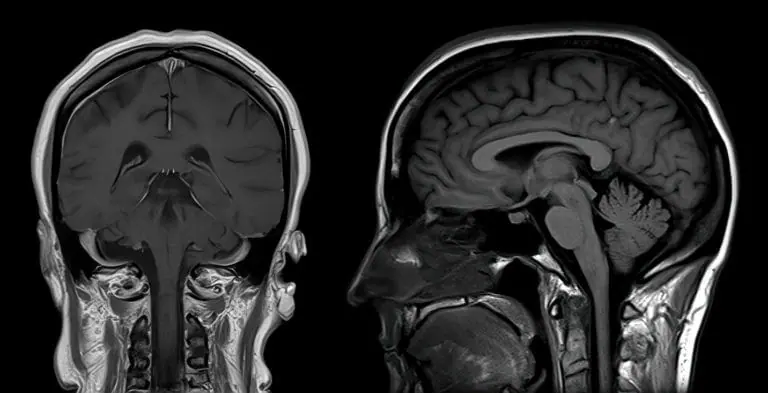
#> input picture mri.jpeg, 768 x 393 px
$ jupyter execute MRI.ipynb   (older library calls are emulated)
#> lines starting #> are read from the running program, lines starting #| are printed output that depends on the picture; after the words box and inside, x2 and y2 are one past the last pixel; in counts of white or black regions, pixels touching at a corner belong together
# Lab 4: MRI Brain Scan Processing & Tumor Detection

**Objective:**
- Sharpen MRI images to enhance structural details
- Detect circular tumor-like patterns using template matching
- Analyze the effect of template rotation on detection accuracy
- Compare edge detection with sharpening

[cell 1]
# Task 1: Load and Display MRI Image
import cv2
import numpy as np
from matplotlib import pyplot as plt

# Load the provided MRI image
image = cv2.imread('mri.jpeg', cv2.IMREAD_GRAYSCALE)
#> image: shape (393, 768); min 0, max 255, mean 41.7
if image is None:
    raise Exception('Image not found!')
plt.figure(figsize=(8,6))
plt.imshow(image, cmap='gray')
plt.title('Original MRI Brain Scan')
plt.axis('off')
plt.show()

[cell 2]
# Task 2: Sharpening Images (Convolution)
sharpen_kernel = np.array([[0, -1, 0],
                           [-1, 5, -1],
                           [0, -1, 0]])
sharpened = cv2.filter2D(image, -1, sharpen_kernel)
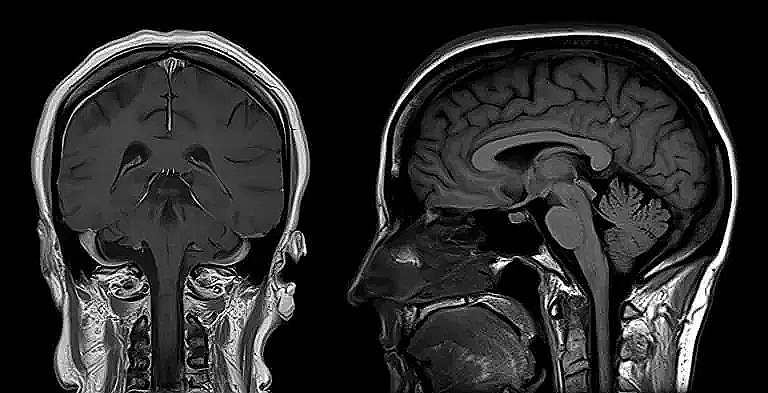
#> sharpened: shape (393, 768); min 0, max 255, mean 42.8

plt.figure(figsize=(12,6))
plt.subplot(1,2,1)
plt.imshow(image, cmap='gray')
plt.title('Original MRI')
plt.axis('off')
plt.subplot(1,2,2)
plt.imshow(sharpened, cmap='gray')
plt.title('Sharpened MRI')
plt.axis('off')
plt.show()
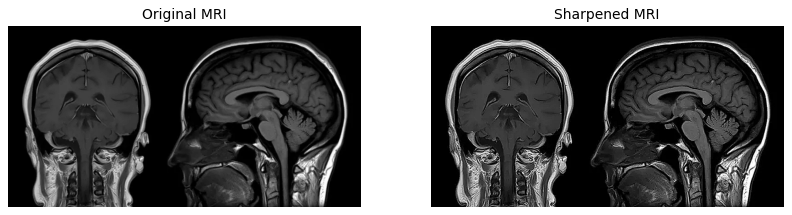
#> figure drawn by matplotlib, 2 panels

[cell 3]
# Task 3: Pattern Detection (Correlation)
# Create a circular template (simulating a tumor)
template_radius = 30
template = np.zeros((2*template_radius, 2*template_radius), dtype=np.uint8)
cv2.circle(template, (template_radius, template_radius), template_radius, 255, -1)
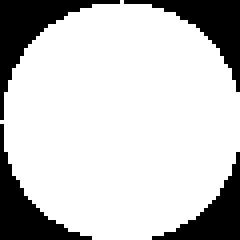
#> template: shape (60, 60) (shown 4 times larger); 78.3% white; 4 black regions, box (x1, y1, x2, y2) and area: (0, 0, 30, 30) 225, (31, 0, 60, 23) 195, (0, 31, 23, 60) 195, (38, 38, 60, 60) 166

# Perform template matching (correlation)
result = cv2.matchTemplate(image, template, cv2.TM_CCOEFF_NORMED)
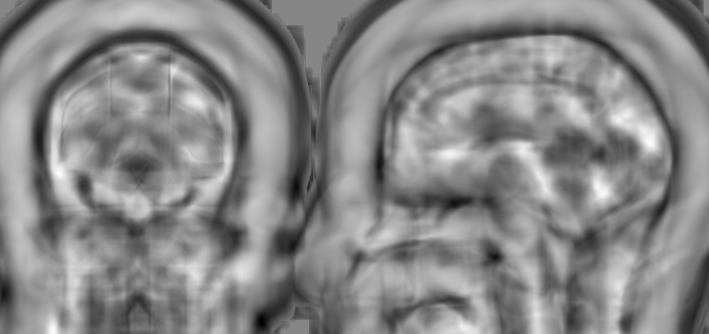
#> result: shape (334, 709) float32; min -0.569, max 0.507, mean 0.00481; drawn with min black and max white

plt.figure(figsize=(12,6))
plt.subplot(1,2,1)
plt.imshow(template, cmap='gray')
plt.title('Circular Template')
plt.axis('off')
plt.subplot(1,2,2)
plt.imshow(result, cmap='hot')
plt.title('Correlation Output (Tumor Detection)')
plt.axis('off')
plt.show()

[cell 4]
# Highlight detected region with a rectangle box
# Find the location of highest correlation (most likely tumor region)
min_val, max_val, min_loc, max_loc = cv2.minMaxLoc(result)
#> min_val = -0.569; max_val = 0.507; min_loc = (261, 320); max_loc = (59, 173)

# Draw rectangle on the original image
highlighted = cv2.cvtColor(image, cv2.COLOR_GRAY2BGR)
h, w = template.shape
#> h = 60; w = 60
cv2.rectangle(highlighted, max_loc, (max_loc[0]+w, max_loc[1]+h), (0,255,255), 3)
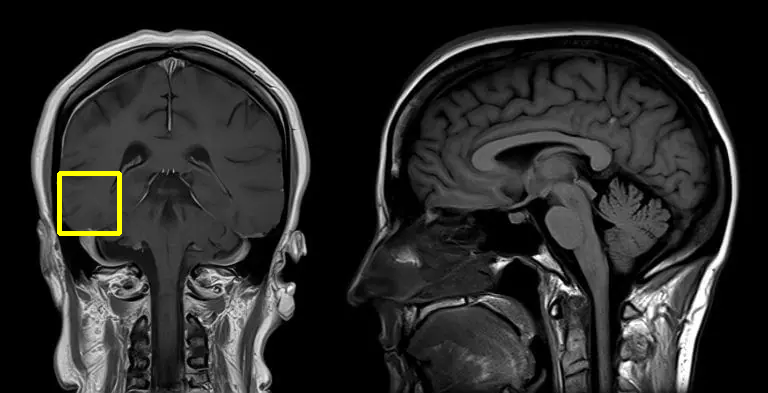
#> highlighted: shape (393, 768, 3); mean B, G, R 41.6, 42.6, 42.6

plt.figure(figsize=(8,6))
plt.imshow(highlighted)
plt.title('Detected Region Highlighted')
plt.axis('off')
plt.show()

[cell 5]
# Task 4: Rotation Experiment
# Rotate template by 45° and 90°
rot45 = cv2.warpAffine(template, cv2.getRotationMatrix2D((template_radius, template_radius), 45, 1), (2*template_radius, 2*template_radius))
rot90 = cv2.warpAffine(template, cv2.getRotationMatrix2D((template_radius, template_radius), 90, 1), (2*template_radius, 2*template_radius))

# Correlation with rotated templates
result45 = cv2.matchTemplate(image, rot45, cv2.TM_CCOEFF_NORMED)
result90 = cv2.matchTemplate(image, rot90, cv2.TM_CCOEFF_NORMED)

plt.figure(figsize=(18,6))
plt.subplot(1,3,1)
plt.imshow(result, cmap='hot')
plt.title('Original Template Correlation')
plt.axis('off')
plt.subplot(1,3,2)
plt.imshow(result45, cmap='hot')
plt.title('45° Rotated Template Correlation')
plt.axis('off')
plt.subplot(1,3,3)
plt.imshow(result90, cmap='hot')
plt.title('90° Rotated Template Correlation')
plt.axis('off')
plt.show()

[cell 6]
# Optional Challenge: Edge Detection
sobelx = cv2.Sobel(image, cv2.CV_64F, 1, 0, ksize=5)
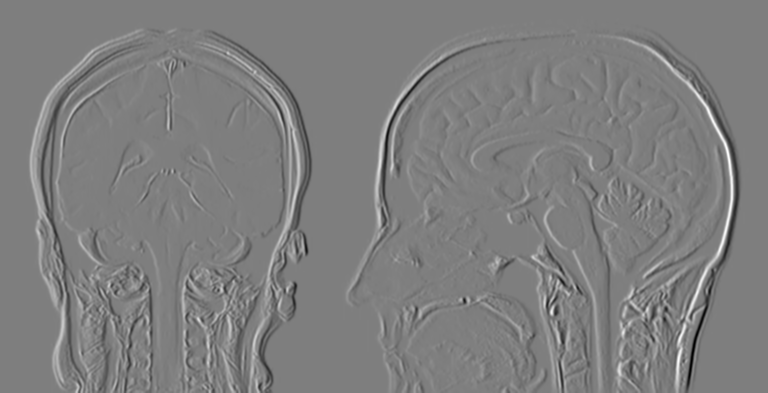
#> sobelx: shape (393, 768) float64; min -10505, max 10622, mean 0; drawn with min black and max white
sobely = cv2.Sobel(image, cv2.CV_64F, 0, 1, ksize=5)
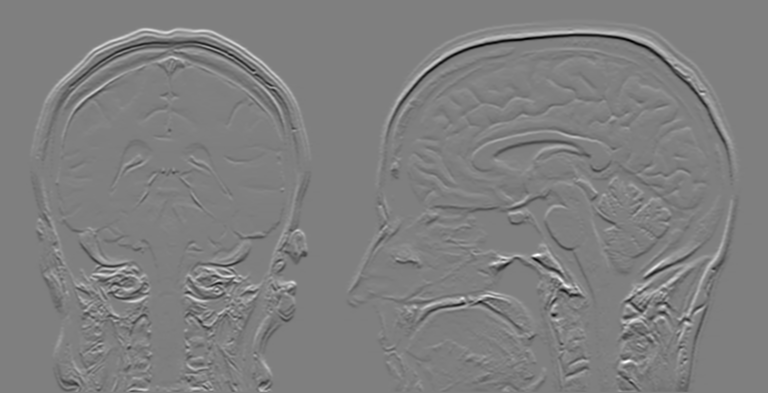
#> sobely: shape (393, 768) float64; min -9663, max 9685, mean 11.5; drawn with min black and max white
laplacian = cv2.Laplacian(image, cv2.CV_64F)
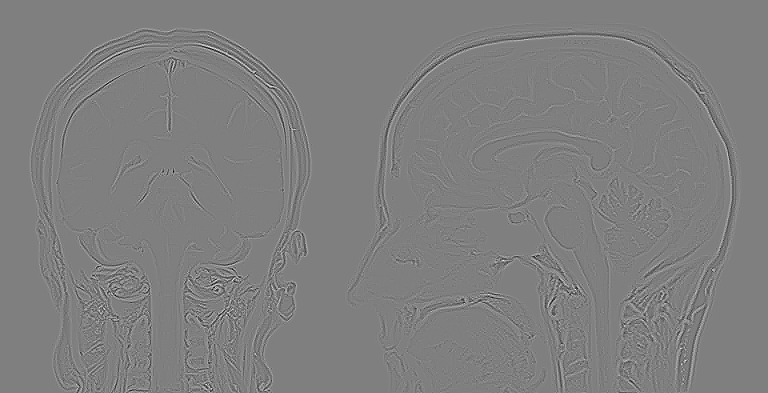
#> laplacian: shape (393, 768) float64; min -276, max 276, mean 0; drawn with min black and max white

plt.figure(figsize=(18,6))
plt.subplot(1,3,1)
plt.imshow(np.abs(sobelx), cmap='gray')
plt.title('Sobel X (Horizontal Edges)')
plt.axis('off')
plt.subplot(1,3,2)
plt.imshow(np.abs(sobely), cmap='gray')
plt.title('Sobel Y (Vertical Edges)')
plt.axis('off')
plt.subplot(1,3,3)
plt.imshow(np.abs(laplacian), cmap='gray')
plt.title('Laplacian (All Edges)')
plt.axis('off')
plt.show()
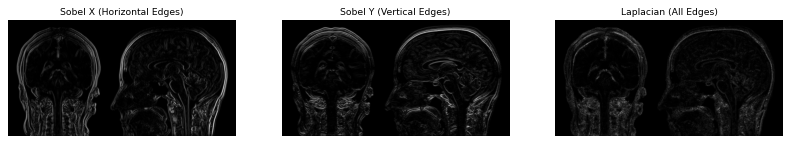
#> figure drawn by matplotlib, 3 panels

$ run again, with earth.png saved as mri.jpeg
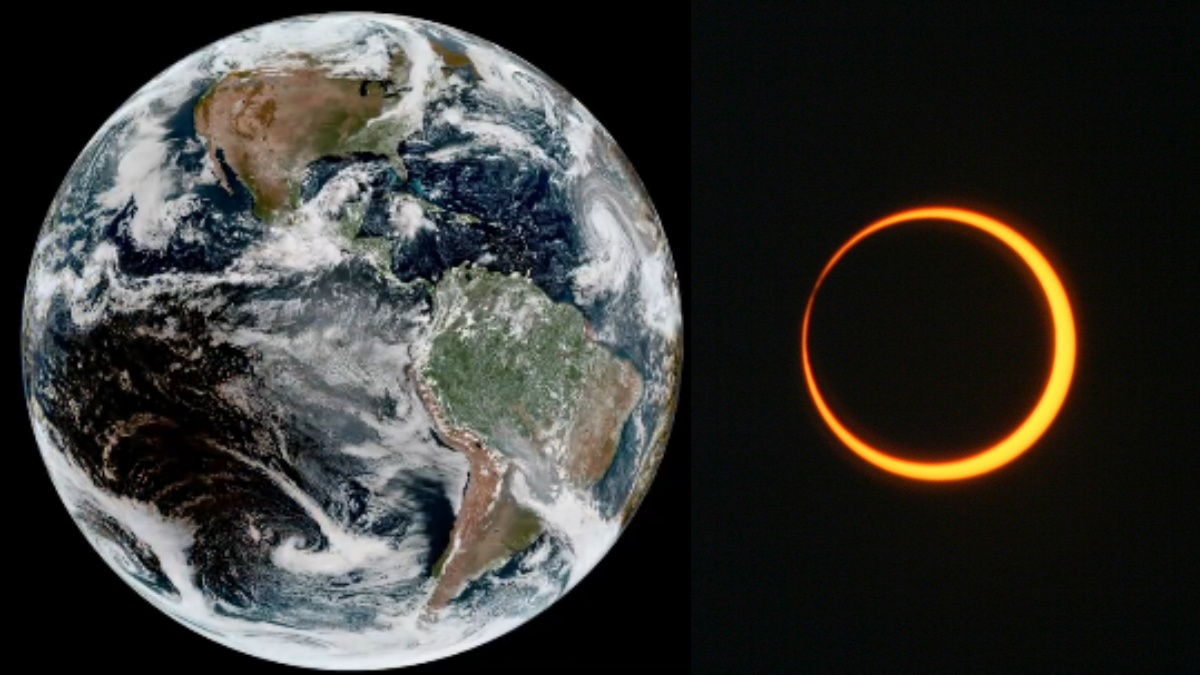
#> input picture earth.png, 1200 x 675 px
#> template: shape (60, 60); 78.3% white; 4 black regions, box (x1, y1, x2, y2) and area: (0, 0, 30, 30) 225, (31, 0, 60, 23) 195, (0, 31, 23, 60) 195, (38, 38, 60, 60) 166
#> `result = cv2.matchTemplate(image, template, cv2.TM_CCOEFF_NORMED)`:
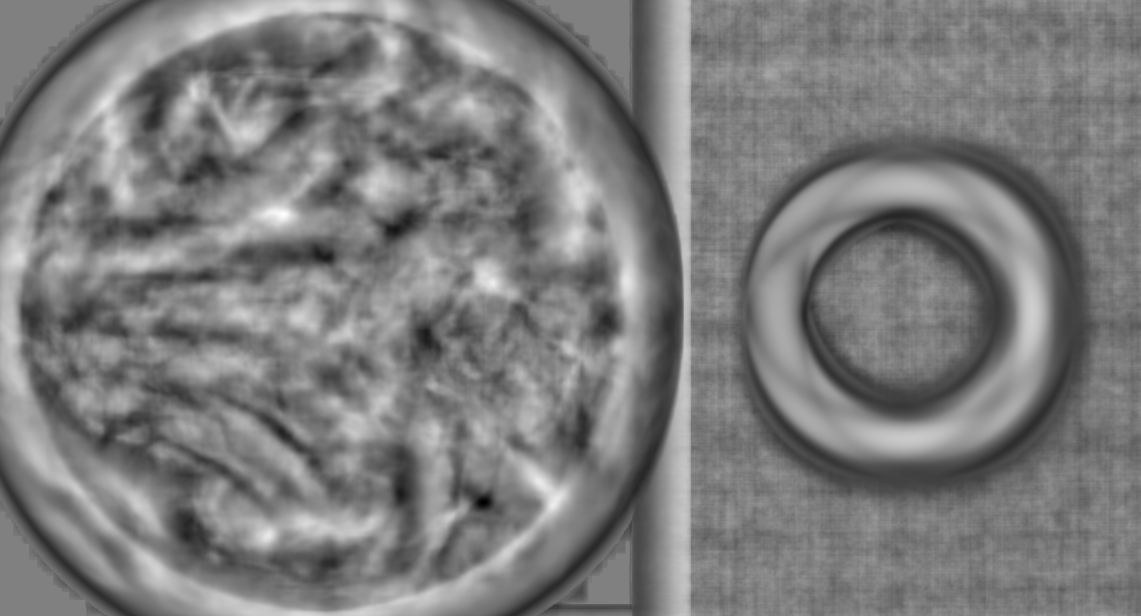
#> result: shape (616, 1141) float32; min -0.64, max 0.633, mean -0.0173; drawn with min black and max white
#> min_val = -0.64; max_val = 0.633; min_loc = (483, 502); max_loc = (283, 214)
#> `plt.show()`:
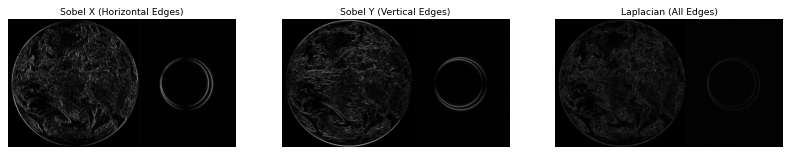
#> figure drawn by matplotlib, 3 panels
